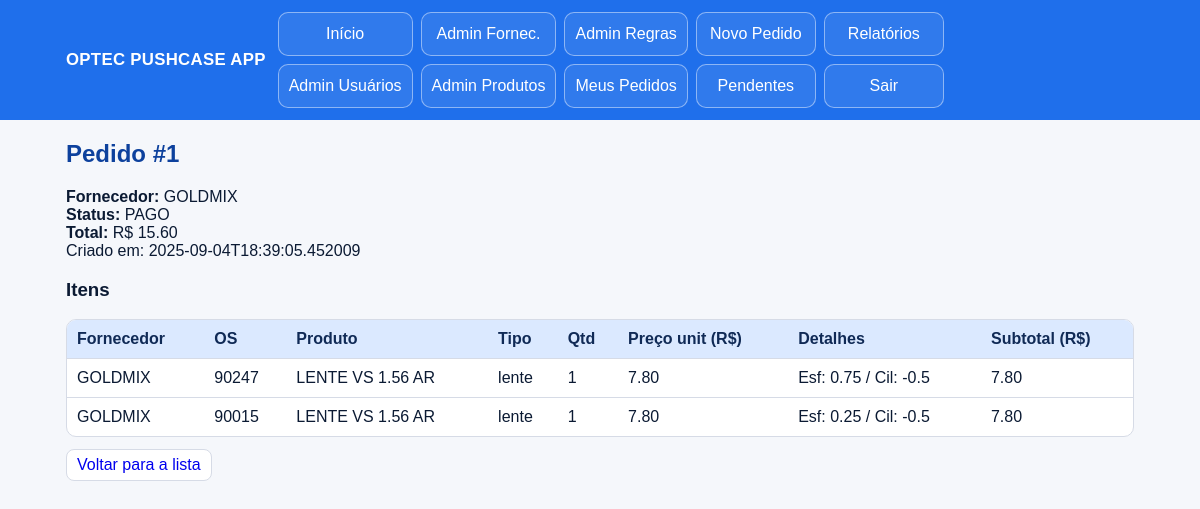
The app's page /compras/1 (signed in) with its own data.
### tables this page shows
CREATE TABLE suppliers (
            id INTEGER PRIMARY KEY AUTOINCREMENT,
            name TEXT UNIQUE NOT NULL,
            active INTEGER NOT NULL DEFAULT 1
        );

CREATE TABLE purchase_orders (
            id INTEGER PRIMARY KEY AUTOINCREMENT,
            buyer_id INTEGER NOT NULL,
            supplier_id INTEGER NOT NULL,
            status TEXT NOT NULL CHECK(status in ('PENDENTE_PAGAMENTO','PAGO','CANCELADO')),
            total REAL NOT NULL,
            note TEXT,
            created_at TEXT NOT NULL,
            updated_at TEXT NOT NULL,
            FOREIGN KEY(buyer_id) REFERENCES users(id),
            FOREIGN KEY(supplier_id) REFERENCES suppliers(id)
        );

CREATE TABLE purchase_items (
            id INTEGER PRIMARY KEY AUTOINCREMENT,
            order_id INTEGER NOT NULL,
            product_id INTEGER NOT NULL,
            quantity INTEGER NOT NULL,
            unit_price REAL NOT NULL, sphere REAL, cylinder REAL, base REAL, addition REAL, os_number TEXT,
            FOREIGN KEY(order_id) REFERENCES purchase_orders(id),
            FOREIGN KEY(product_id) REFERENCES products(id)
        );

CREATE TABLE products (
            id INTEGER PRIMARY KEY AUTOINCREMENT,
            name TEXT NOT NULL,
            code TEXT,
            kind TEXT NOT NULL,
            active INTEGER NOT NULL DEFAULT 1,
            UNIQUE(name, kind)
        );

### app.py (the view)
@app.route("/compras/<int:oid>")
def compras_detalhe(oid):
    if require_role("comprador","admin"): return require_role("comprador","admin")
    order = db_one("""
        SELECT o.*, s.name as supplier_name
        FROM purchase_orders o JOIN suppliers s ON s.id = o.supplier_id
        WHERE o.id=:id
    """, id=oid)
    if not order:
        flash("Pedido não encontrado.", "error"); return redirect(url_for("compras_lista"))
    if session.get("role") != "admin" and order["buyer_id"] != session.get("user_id"):
        flash("Acesso negado ao pedido.", "error"); return redirect(url_for("compras_lista"))
    items = db_all("""
        SELECT i.*, p.name as product_name, p.kind as product_kind
        FROM purchase_items i JOIN products p ON p.id = i.product_id
        WHERE i.order_id=:id ORDER BY i.id
    """, id=oid)
    return render_template("compras_detalhe.html", order=order, items=items)

### app.py (called while the page is built)
def db_all(sql, **params):
    with engine.connect() as conn:
        return conn.execute(text(sql), params).mappings().all()

def db_one(sql, **params):
    with engine.connect() as conn:
        return conn.execute(text(sql), params).mappings().first()

def current_user():
    uid = session.get("user_id")
    if not uid:
        return None
    u = db_one("SELECT * FROM users WHERE id=:id", id=uid)
    return u

def require_role(*roles):
    u = current_user()
    if not u or u["role"] not in roles:
        flash("Acesso negado.", "error")
        return redirect(url_for("index"))

@app.context_processor
def inject_globals():
    return {"now": datetime.utcnow(), "role": session.get("role"), "user": current_user(), "app_name": APP_NAME}

### templates/compras_detalhe.html
{% extends "base.html" %}
{% block content %}
<h2>Pedido #{{ order.id }}</h2>
<p>
  <strong>Fornecedor:</strong> {{ order.supplier_name }}<br>
  <strong>Status:</strong> {{ order.status }}<br>
  <strong>Total:</strong> R$ {{ '%.2f'|format(order.total) }}<br>
  <span class="muted">Criado em: {{ order.created_at }}</span>
</p>
<h3>Itens</h3>
<table>
  <tr>
    <th>Fornecedor</th>
    <th>OS</th>
    <th>Produto</th>
    <th>Tipo</th>
    <th>Qtd</th>
    <th>Preço unit (R$)</th>
    <th>Detalhes</th>
    <th>Subtotal (R$)</th>
  </tr>
  {% for i in items %}
  <tr>
    <td>{{ order.supplier_name }}</td>
    <td>{{ i.os_number or '-' }}</td>
    <td>{{ i.product_name }}</td>
    <td>{{ i.product_kind }}</td>
    <td>{{ i.quantity }}</td>
    <td>{{ '%.2f'|format(i.unit_price) }}</td>
    <td>
      {% if i.product_kind == 'lente' %}
        Esf: {{ i.sphere if i.sphere is not none else '-' }} /
        Cil: {{ i.cylinder if i.cylinder is not none else '-' }}
      {% else %}
        Base: {{ i.base if i.base is not none else '-' }} /
        Adição: {{ i.addition if i.addition is not none else '-' }}
      {% endif %}
    </td>
    <td>{{ '%.2f'|format(i.quantity * i.unit_price) }}</td>
  </tr>
  {% endfor %}
</table>
<p style="margin-top:12px;">
  <a class="btn" href="{{ url_for('compras_lista') }}">Voltar para a lista</a>
</p>
{% endblock %}

### templates/base.html (style rules this page uses)
:root { --azul:#1f6feb; --azul-escuro:#0d419d; --azul-claro:#dbe9ff; --txt:#0b1a33; --cinza:#f5f7fb; --borda:#d6dbe6; }
* { box-sizing:border-box; }
body { font-family: Arial, sans-serif; margin:0; padding:0; background:var(--cinza); color:var(--txt); }
table { border-collapse:separate; border-spacing:0; width:100%; background:#fff; border:1px solid var(--borda); border-radius:10px; overflow:hidden; }
th, td { border-bottom:1px solid var(--borda); padding:10px; text-align:left; }
th { background:var(--azul-claro); color:#102a56; }
tr:last-child td { border-bottom:none; }
.btn { display:inline-block; padding:6px 10px; border:1px solid var(--borda); border-radius:8px; background:#fff; cursor:pointer; text-decoration:none; }
h2 { color:#0d419d; }

### records on screen
suppliers: supplier_name "GOLDMIX", supplier_name "GOLDMIX" "GOLDMIX"
purchase_orders: status "PAGO", total "15.60", created_at "2025-09-04T18:39:05.452009"
purchase_items: os_number "90247", unit_price "7.80", sphere "0.75", cylinder "-0.5", i.quantity*i.unit_price "7.80"
products: product_name "LENTE VS 1.56 AR" "LENTE VS 1.56 AR", product_kind "lente" "lente"
purchase_items: os_number "90015", unit_price "7.80", sphere "0.25", cylinder "-0.5", i.quantity*i.unit_price "7.80"

### other values on screen
{{ order.id }} "1"
{{ i.quantity }} "1" "1"
